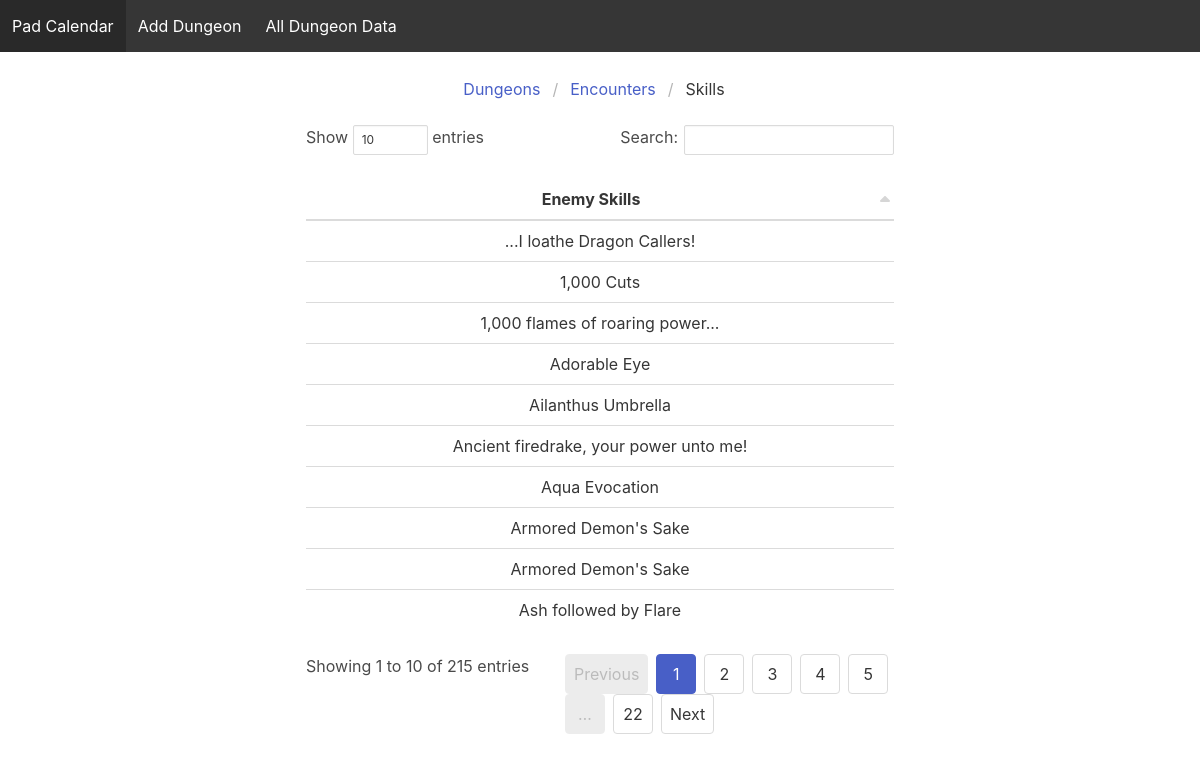
The app's page /all/skills with its own data.
### dungeon/models.py (models this page shows)
class Skill(models.Model):
    name = models.CharField(default="", max_length=50)
    altName = models.CharField(default="", max_length=50)
    effect = models.TextField(default="", max_length=200)

### dungeon/views.py (the view)
# urls.py: path('all/skills', dv.allSkills),
def allSkills(request):
    skills = Skill.objects.order_by('name').all()
    template = 'allSkills.html'
    context = {'skills': skills}
    return render(request, template, context)

### templates/allSkills.html (shortened to what this page needs)
{% extends 'home.html' %}
{% block content %}
    <nav class="breadcrumb is-centered" aria-label="breadcrumbs" style="margin-top: 25px;">
        <ul>
            <li><a href="/all/dungeons">Dungeons</a></li>
            <li><a href="/all/encounters">Encounters</a></li>
            <li class="is-active"><a href="/all/skills">Skills</a></li>
        </ul>
    </nav>
    <div class="columns is-centered is-fluid">
        <div class="column is-half">
            <table class="table is-fullwidth" id="myTable">
                <thead>
                <tr>
                    <th class="has-text-centered">Enemy Skills</th>
                </tr>
                </thead>
                <tbody>
                {% for skill in skills %}
                    <tr>
                        <td class="has-text-centered"> {{ skill.name }} </td>
                    </tr>
                {% endfor %}
                </tbody>
            </table>
        </div>
    </div>
{% endblock %}

### records on screen
Skill: name "...I loathe Dragon Callers!"
Skill: name "1,000 Cuts"
Skill: name "1,000 flames of roaring power..."
Skill: name "Adorable Eye"
Skill: name "Ailanthus Umbrella"
Skill: name "Ancient firedrake, your power unto me!"
Skill: name "Aqua Evocation"
Skill: name "Armored Demon's Sake"
Skill: name "Armored Demon's Sake"
Skill: name "Ash followed by Flare"
